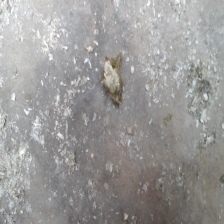
#> input picture dataset/raw/KGL_0059.jpg, 224 x 224 px; its folder holds only this picture in this run
$ python roi_otsu.py --image ../../dataset/raw/KGL_0059.jpg
#> lines starting #> are read from the running program, lines starting #| are printed output that depends on the picture; after the words box and inside, x2 and y2 are one past the last pixel; in counts of white or black regions, pixels touching at a corner belong together
### ROI/ROI 1-2/roi_core.py
"""Modul inti detektor ROI berbasis Threshold Otsu (5 tahap tunable) dan evaluasi setara calibrate_detector.py."""
from __future__ import annotations

import sys

sys.dont_write_bytecode = True

import argparse
import csv
import json
import time
from dataclasses import asdict, dataclass
from pathlib import Path
from typing import Any

import cv2
import numpy as np

ROOT = Path(__file__).resolve().parent.parent.parent
DETECTOR_DIR = ROOT / "dataset" / "detector"
RAW_DIR = ROOT / "dataset" / "raw"
SPLIT_CSV = ROOT / "dataset" / "split.csv"
COCO_JSON = ROOT / "dataset" / "annotations" / "master_cleaned.json"

Box = tuple[float, float, float, float]  # (x1, y1, x2, y2) dalam piksel


# ----------------------------------------------------------------------------
# Parameter Tunable (menggabungkan spesifikasi teman & 5 tahap saran Gemini)
# ----------------------------------------------------------------------------
@dataclass(frozen=True)
class ROIParams:
    # Tahap 1: Normalisasi warna (toggle on/off & pilihan metode)
    norm_mode: str = "none"        # "none" (off) | "gray_world" | "clahe"
    # Tahap 2: Konversi ruang warna & penghalusan (Gaussian blur)
    color_space: str = "gray"      # "gray" | "lab" | "hsv"
    channel: int = 0               # indeks kanal untuk lab (0=L,1=a,2=b) / hsv (0=H,1=S,2=V)
    blur_ksize: int = 5            # ukuran kernel Gaussian blur (ganjil: 3, 5, 7, ...; 0 = off)
    # Tahap 3: Segmentasi kasar Otsu
    invert: bool = False           # False = objek terang (THRESH_BINARY), True = objek gelap (THRESH_BINARY_INV)
    # Tahap 4: Operasi morfologi (Opening & Closing)
    open_ksize: int = 3            # ukuran kernel Opening untuk hapus bintik luar (ganjil; 0 = off)
    close_ksize: int = 5           # ukuran kernel Closing untuk tambal lubang objek (ganjil; 0 = off)
    # Tahap 5: Pencarian kontur & penambahan ruang (ukuran kontur minimum & padding)
    min_area: int = 100            # luas kontur minimum dalam piksel untuk menyaring sisa derau
    padding: int = 20              # margin tambahan (piksel) di keempat sisi kotak ROI


@dataclass
class ROIResult:
    boxes: list[Box]               # daftar kotak prediksi (kosong bila tidak ada kontur yang lolos)
    threshold: float               # nilai ambang Otsu yang terpilih otomatis
    stages: dict[str, np.ndarray]  # gambar hasil tiap tahap (terisi bila return_stages=True)


def _odd(k: int) -> int:
    """Pastikan ukuran kernel bernilai ganjil positif (atau 0 jika dimatikan)."""
    return k if k <= 0 or k % 2 == 1 else k + 1


# ----------------------------------------------------------------------------
# Tahap 1: Normalisasi Warna (sesuai Modul Bimbingan Tahap 3)
# ----------------------------------------------------------------------------
def normalize_color(img_bgr: np.ndarray, mode: str) -> np.ndarray:
    if mode == "none":
        return img_bgr
    if mode == "gray_world":
        f = img_bgr.astype(np.float32)
        means = f.reshape(-1, 3).mean(axis=0)
        return np.clip(f * (means.mean() / (means + 1e-6)), 0, 255).astype(np.uint8)
    if mode == "clahe":
        lab = cv2.cvtColor(img_bgr, cv2.COLOR_BGR2LAB)
        lab[..., 0] = cv2.createCLAHE(clipLimit=2.0, tileGridSize=(8, 8)).apply(lab[..., 0])
        return cv2.cvtColor(lab, cv2.COLOR_LAB2BGR)
    raise ValueError(f"norm_mode tidak dikenal: {mode}")


# ----------------------------------------------------------------------------
# Tahap 2a: Konversi Ruang Warna & Pemilihan Kanal
# ----------------------------------------------------------------------------
def select_channel(img_bgr: np.ndarray, color_space: str, channel: int) -> np.ndarray:
    if color_space == "gray":
        return cv2.cvtColor(img_bgr, cv2.COLOR_BGR2GRAY)
    if color_space == "lab":
        return cv2.cvtColor(img_bgr, cv2.COLOR_BGR2LAB)[..., channel]
    if color_space == "hsv":
        return cv2.cvtColor(img_bgr, cv2.COLOR_BGR2HSV)[..., channel]
    raise ValueError(f"color_space tidak dikenal: {color_space}")


# ----------------------------------------------------------------------------
# Pipeline 5 Tahap Deteksi ROI Otsu
# ----------------------------------------------------------------------------
def detect_roi(img_bgr: np.ndarray, p: ROIParams, return_stages: bool = False) -> ROIResult:
    h, w = img_bgr.shape[:2]
    st: dict[str, np.ndarray] = {}
    if return_stages:
        st["01_input"] = img_bgr.copy()

    # Tahap 1: Normalisasi warna (toggle on/off & metode)
    norm_img = normalize_color(img_bgr, p.norm_mode)
    if return_stages:
        st["02_norm"] = norm_img

    # Tahap 2: Konversi ruang warna/grayscale & penghalusan Gaussian blur
    ch = select_channel(norm_img, p.color_space, p.channel)
    if return_stages:
        st["03_channel"] = ch

    kb = _odd(p.blur_ksize)
    blur = cv2.GaussianBlur(ch, (kb, kb), 0) if kb > 0 else ch
    if return_stages:
        st["04_blur"] = blur

    # Tahap 3: Segmentasi kasar dengan Otsu (dengan opsi invert)
    flag = (cv2.THRESH_BINARY_INV if p.invert else cv2.THRESH_BINARY) + cv2.THRESH_OTSU
    thr, otsu = cv2.threshold(blur, 0, 255, flag)
    if return_stages:
        st["05_otsu"] = otsu

    # Tahap 4: Operasi morfologi berurutan (Opening lalu Closing)
    ko = _odd(p.open_ksize)
    if ko > 0:
        kern_o = cv2.getStructuringElement(cv2.MORPH_ELLIPSE, (ko, ko))
        opened = cv2.morphologyEx(otsu, cv2.MORPH_OPEN, kern_o)
    else:
        opened = otsu
    if return_stages:
        st["06_opening"] = opened

    kc = _odd(p.close_ksize)
    if kc > 0:
        kern_c = cv2.getStructuringElement(cv2.MORPH_ELLIPSE, (kc, kc))
        closed = cv2.morphologyEx(opened, cv2.MORPH_CLOSE, kern_c)
    else:
        closed = opened
    if return_stages:
        st["07_closing"] = closed

    # Tahap 5: Pencarian kontur terbesar, filter luas minimum, dan penambahan padding
    contours, _ = cv2.findContours(closed, cv2.RETR_EXTERNAL, cv2.CHAIN_APPROX_SIMPLE)
    valid = [c for c in contours if cv2.contourArea(c) >= p.min_area]

    boxes: list[Box] = []
    best_contour = None
    if valid:
        best_contour = max(valid, key=cv2.contourArea)
        x, y, bw, bh = cv2.boundingRect(best_contour)
        pad = max(0, int(p.padding))
        x1 = float(max(0, x - pad))
        y1 = float(max(0, y - pad))
        x2 = float(min(w, x + bw + pad))
        y2 = float(min(h, y + bh + pad))
        boxes.append((x1, y1, x2, y2))

    if return_stages:
        vis = img_bgr.copy()
        if best_contour is not None:
            cv2.drawContours(vis, [best_contour], -1, (0, 255, 255), 1)
        for bx in boxes:
            cv2.rectangle(vis, (int(bx[0]), int(bx[1])), (int(bx[2]), int(bx[3])), (0, 255, 0), 2)
        st["08_roi"] = vis

    return ROIResult(boxes=boxes, threshold=float(thr), stages=st)


# ----------------------------------------------------------------------------
# Pemuatan Dataset & Ground Truth (kompatibel dengan dataset/detector & calibrate_detector.py)
# ----------------------------------------------------------------------------
# [163 lines left out: functions iou_xyxy, coverage_xyxy, load_yolo_gt, load_split_dataset, evaluate, not called in this run]


# ----------------------------------------------------------------------------
# Visualisasi Tahap demi Tahap
# ----------------------------------------------------------------------------
def _label_tile(img: np.ndarray, title: str) -> np.ndarray:
    if img.ndim == 2:
        img = cv2.cvtColor(img, cv2.COLOR_GRAY2BGR)
    out = img.copy()
    cv2.rectangle(out, (0, 0), (out.shape[1], 18), (0, 0, 0), -1)
    cv2.putText(out, title, (4, 13), cv2.FONT_HERSHEY_SIMPLEX, 0.4, (255, 255, 255), 1, cv2.LINE_AA)
    return out


def make_montage(stages: dict[str, np.ndarray], gt_boxes: list[Box] | None = None, cols: int = 4) -> np.ndarray:
    """Menyusun 8 panel tahapan ke dalam satu gambar grid (2x4). Kotak GT digambar biru di panel 08_roi."""
    tiles: list[np.ndarray] = []
    for name, im in stages.items():
        tile = _label_tile(im, name)
        if name == "08_roi" and gt_boxes:
            for g in gt_boxes:
                cv2.rectangle(tile, (int(g[0]), int(g[1])), (int(g[2]), int(g[3])), (255, 0, 0), 2)
        tiles.append(tile)
    while len(tiles) % cols != 0:
        tiles.append(np.zeros_like(tiles[0]))
    grid_rows = [np.hstack(tiles[i : i + cols]) for i in range(0, len(tiles), cols)]
    return np.vstack(grid_rows)


# ----------------------------------------------------------------------------
# Runner CLI untuk roi_otsu.py
# ----------------------------------------------------------------------------
# [24 lines left out: function _apply_autocrop_to_dataset, not called in this run]


def run_detector(params: ROIParams) -> None:
    ap = argparse.ArgumentParser(description="Evaluasi dan visualisasi tahapan Detektor ROI Otsu")
    ap.add_argument("--split", default="test", choices=["train", "val", "test"], help="Subset evaluasi")
    ap.add_argument("--image", help="Jalankan pada 1 citra saja dan simpan tahapan visualnya")
    ap.add_argument("--n-stages", type=int, default=10, help="Jumlah citra yang disimpan per file tahap")
    ap.add_argument("--autocrop", action="store_true", help="Gunakan citra dari ROI/autocropping/images dan simpan ke output_autocrop/")
    ap.add_argument("--out", default=None, help="Folder keluaran")
    args = ap.parse_args()

    default_out = "output_autocrop" if args.autocrop else "output"
    out_dir = Path(args.out) if args.out else (Path(__file__).resolve().parent / default_out)
    (out_dir / "montage").mkdir(parents=True, exist_ok=True)

    if args.image:
        img_path = Path(args.image)
        img = cv2.imread(str(img_path))
#> img is the input picture: shape (224, 224, 3); mean B, G, R 151.9, 153.1, 154.4
        if img is None:
            raise FileNotFoundError(f"Citra tidak ditemukan: {img_path}")
        res = detect_roi(img, params, return_stages=True)
#> in normalize_color, `means = f.reshape(-1, 3).mean(axis=0)`: means = [151.9, 153.1, 154.4]
#> in select_channel, `return cv2.cvtColor(img_bgr, cv2.COLOR_BGR2HSV)[..., channel]`:
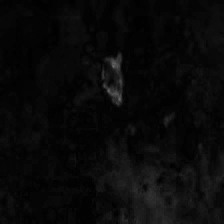
#> returned value: shape (224, 224); min 1, max 106, mean 9.1
#> in detect_roi, `thr, otsu = cv2.threshold(blur, 0, 255, flag)`:
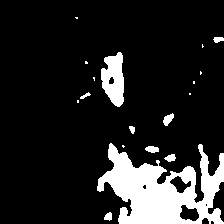
#> otsu: shape (224, 224); 13.9% white; 18 white regions (9 under 20 px), largest, box (x1, y1, x2, y2) and area: (97, 143, 224, 224) 5636, (101, 52, 124, 107) 892, (163, 113, 174, 126) 84
#> in detect_roi, `thr, otsu = cv2.threshold(blur, 0, 255, flag)`: thr = 15
#> in detect_roi, `closed = cv2.morphologyEx(opened, cv2.MORPH_CLOSE, kern_c)`:
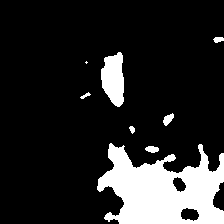
#> closed: shape (224, 224); 15.5% white; 8 white regions (1 under 20 px)
#> in detect_roi, `contours, _ = cv2.findContours(closed, cv2.RETR_EXTERNAL, cv2.CHAIN_AP..`: contours = 8 contours, 1 with area under 20; largest, box (x1, y1, x2, y2) and area: (97, 143, 224, 224) 6582, (101, 52, 124, 107) 880, (163, 113, 174, 126) 68, (145, 146, 159, 153) 58, (213, 37, 224, 43) 36, (129, 126, 135, 134) 23, (80, 92, 91, 99) 21
#> in detect_roi, `valid = [c for c in contours if cv2.contourArea(c) >= p.min_area]`: valid = 2 contours; box (x1, y1, x2, y2) and area: (97, 143, 224, 224) 6582, (101, 52, 124, 107) 880
#> in detect_roi, `best_contour = max(valid, key=cv2.contourArea)`: best_contour = contour of 251 points, box (x1, y1, x2, y2) (97, 143, 224, 224), area 6582
#> in detect_roi, `x, y, bw, bh = cv2.boundingRect(best_contour)`: x = 97; y = 143; bw = 127; bh = 81
#> in detect_roi, `x1 = float(max(0, x - pad))`: x1 = 97
#> in detect_roi, `y1 = float(max(0, y - pad))`: y1 = 143
#> in detect_roi, `x2 = float(min(w, x + bw + pad))`: x2 = 224
#> in detect_roi, `cv2.drawContours(vis, [best_contour], -1, (0, 255, 255), 1)`:
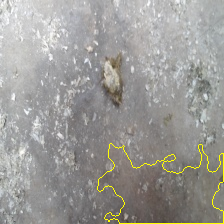
#> vis: shape (224, 224, 3); 1.05% of pixels changed, all inside (x1, y1, x2, y2) = (97, 143, 224, 224)
#> the loop in detect_roi, `for bx in boxes:` made 1 pass
#> after the loop in detect_roi, `for bx in boxes:`:
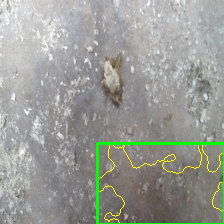
#> vis: shape (224, 224, 3); 1.64% of pixels changed, all inside (x1, y1, x2, y2) = (96, 142, 224, 224)
        cv2.imwrite(str(out_dir / "montage" / f"{img_path.stem}.png"), make_montage(res.stages))
#> after the loop in make_montage, `for name, im in stages.items():`:
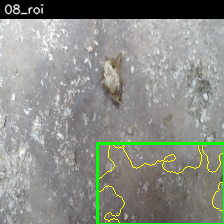
#> tile: shape (224, 224, 3); mean B, G, R 133.4, 140.5, 137.6
#> after the loop in make_montage, `for name, im in stages.items():`: tiles = 8 items
#> in make_montage, `grid_rows = [np.hstack(tiles[i : i + cols]) for i in range(0, len(tile..`: grid_rows = 2 items
#> in make_montage, `return np.vstack(grid_rows)`:
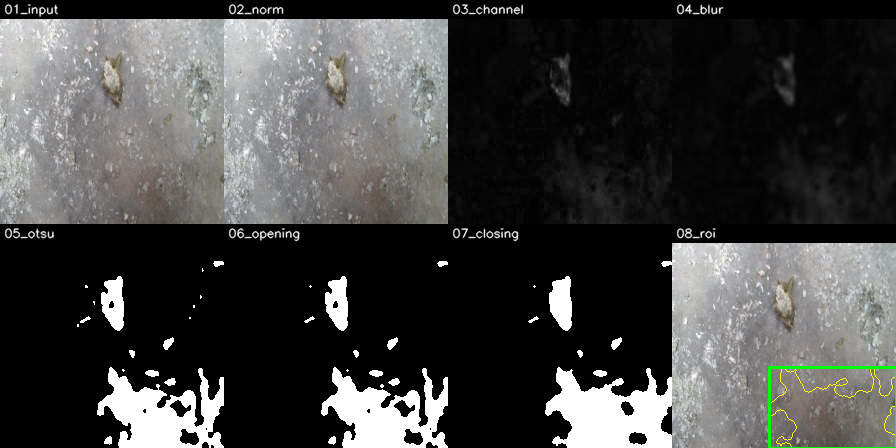
#> returned value: shape (448, 896, 3); mean of channels 0, 1, 2 67.3, 68.4, 68.2; drawn as B, G, R
        stage_dir = out_dir / "stages" / img_path.stem
        stage_dir.mkdir(parents=True, exist_ok=True)
        for sname, simg in res.stages.items():
            cv2.imwrite(str(stage_dir / f"{sname}.png"), simg)
#> this loop made 8 passes
#> sname on passes 1 to 8: '01_input', '02_norm', '03_channel', '04_blur', '05_otsu', '06_opening', '07_closing', '08_roi'
        return

    dataset = load_split_dataset(args.split)
    if args.autocrop:
        dataset = _apply_autocrop_to_dataset(dataset)
    metrics, rows = evaluate(params, dataset, collect=True)

    # Simpan gambar montage (seluruh citra pada split) dan file terpisah per tahap (n_stages citra)
    for idx, (stem, img, gt) in enumerate(dataset):
        res = detect_roi(img, params, return_stages=True)
        cv2.imwrite(str(out_dir / "montage" / f"{stem}.png"), make_montage(res.stages, gt))
        if idx < args.n_stages:
            sdir = out_dir / "stages" / stem
            sdir.mkdir(parents=True, exist_ok=True)
            for sname, simg in res.stages.items():
                cv2.imwrite(str(sdir / f"{sname}.png"), simg)

    with open(out_dir / "per_image.csv", "w", newline="", encoding="utf-8") as f:
        w = csv.writer(f)
        w.writerow(["image_id", "iou", "coverage", "roi_frac", "n_pred", "n_gt", "ms", "pred_box", "gt_boxes"])
        for r in sorted(rows, key=lambda x: x["iou"]):
            w.writerow([
                r["image_id"],
                f"{r['iou']:.4f}",
                f"{r['coverage']:.4f}",
                f"{r['roi_frac']:.4f}",
                r["n_pred"],
                r["n_gt"],
                f"{r['ms']:.2f}",
                r["pred_box"],
                r["gt_boxes"],
            ])

    summary = {"split": args.split, "params": asdict(params), "metrics": metrics}
    (out_dir / f"{args.split}_results.json").write_text(json.dumps(summary, indent=2), encoding="utf-8")
    print(json.dumps(summary, indent=2))

### ROI/ROI 1-2/roi_otsu.py
"""Implementasi Detektor ROI Ekskreta berbasis Threshold Otsu (5 Tahap Tunable).

Parameter di bawah merupakan hasil tuning terbaik pada subset validasi (lihat ROI/output/thresholds.json)
dan dapat diubah langsung di variabel PARAMS untuk eksperimen manual.

Pemakaian:
    python ROI/roi_otsu.py                             # evaluasi subset test + simpan gambar tiap tahap
    python ROI/roi_otsu.py --split val                 # evaluasi subset validasi
    python ROI/roi_otsu.py --image dataset/raw/KGL_0020.jpg
"""
from __future__ import annotations

import sys

sys.dont_write_bytecode = True

from roi_core import ROIParams, run_detector

# Parameter tunable untuk ke-5 tahap deteksi ROI Otsu
PARAMS = ROIParams(
    # Tahap 1: Normalisasi warna ("none" [off], "gray_world", atau "clahe")
    norm_mode="gray_world",
    # Tahap 2: Konversi ruang warna ("gray", "lab", "hsv") & ukuran kernel Gaussian blur
    color_space="hsv",
    channel=1,              # kanal 1 pada HSV = Saturation (S)
    blur_ksize=7,           # kernel Gaussian blur 7x7
    # Tahap 3: Segmentasi kasar dengan Otsu (invert False / True)
    invert=False,
    # Tahap 4: Operasi morfologi berurutan (Opening lalu Closing)
    open_ksize=3,           # kernel Opening 3x3 (hapus bintik kecil di luar objek)
    close_ksize=9,          # kernel Closing 9x9 (tambal lubang di dalam ekskreta)
    # Tahap 5: Pencarian kontur terbesar, luas minimum, dan penambahan ruang (padding)
    min_area=100,           # luas kontur minimum dalam piksel
    padding=0,              # margin tambahan dalam piksel di keempat sisi kotak (misal 0, 10, 20)
)

if __name__ == "__main__":
    run_detector(PARAMS)

$ run again, on dataset/raw/KGL_0265.jpg
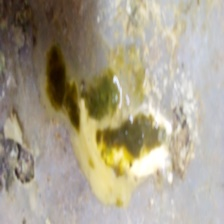
#> input picture dataset/raw/KGL_0265.jpg, 224 x 224 px
#> in run_detector, img is the input picture: shape (224, 224, 3); mean B, G, R 140.8, 160.3, 168.8
#> means = [140.8, 160.3, 168.8]
#> in detect_roi, `thr, otsu = cv2.threshold(blur, 0, 255, flag)`:
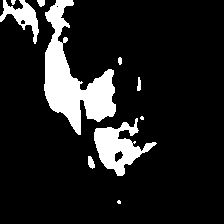
#> otsu: shape (224, 224); 12.8% white; 10 white regions (3 under 20 px), largest, box (x1, y1, x2, y2) and area: (44, 0, 116, 135) 3979, (94, 118, 157, 176) 1590, (0, 0, 39, 44) 641
#> thr = 97
#> opened: shape (224, 224); 12.7% white; 11 white regions (3 under 20 px), largest, box (x1, y1, x2, y2) and area: (44, 0, 116, 135) 3946, (94, 118, 157, 176) 1582, (0, 0, 39, 43) 633
#> closed: shape (224, 224); 14.3% white; 4 white regions (1 under 20 px)
#> contours = 4 contours, 2 with area under 20; largest, box (x1, y1, x2, y2) and area: (0, 0, 157, 176) 6700, (137, 79, 141, 91) 24
#> valid = 1 contour; box (x1, y1, x2, y2) and area: (0, 0, 157, 176) 6700
#> best_contour = contour of 433 points, box (x1, y1, x2, y2) (0, 0, 157, 176), area 6700
#> x = 0; bw = 157; bh = 176
#> x1 = 0
#> x2 = 157
#> y2 = 176
#> the loop in detect_roi, `for bx in boxes:` made 1 pass
#> after the loop in make_montage, `for name, im in stages.items():`: tiles = 8 items
#> grid_rows = 2 items
#> in make_montage, `return np.vstack(grid_rows)`:
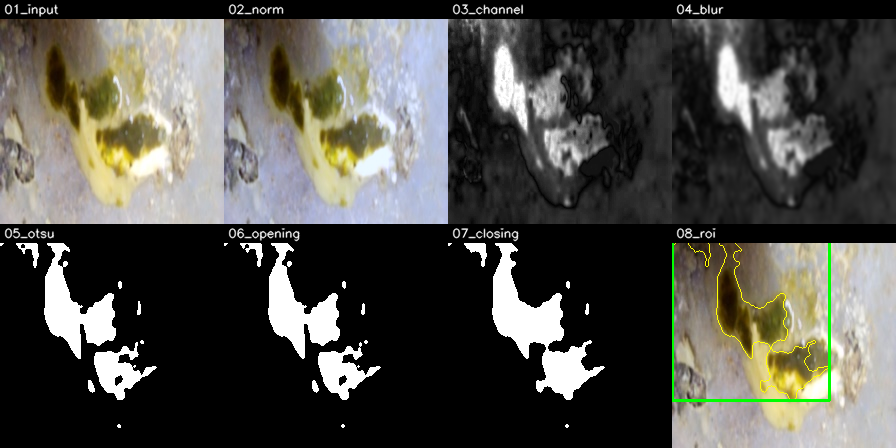
#> returned value: shape (448, 896, 3); mean of channels 0, 1, 2 73.8, 79.5, 80.5; drawn as B, G, R
#> the loop in run_detector, `for sname, simg in res.stages.items():` made 8 passes
#> sname on passes 1 to 8: '01_input', '02_norm', '03_channel', '04_blur', '05_otsu', '06_opening', '07_closing', '08_roi'

$ run again, on dataset/raw/KGL_0303.jpg
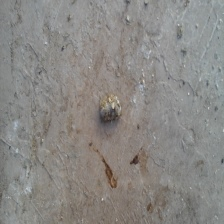
#> input picture dataset/raw/KGL_0303.jpg, 224 x 224 px
#> in run_detector, img is the input picture: shape (224, 224, 3); mean B, G, R 132.5, 135.7, 137.9
#> means = [132.5, 135.7, 137.9]
#> in detect_roi, `thr, otsu = cv2.threshold(blur, 0, 255, flag)`:
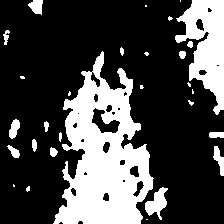
#> otsu: shape (224, 224); 28.2% white; 29 white regions (13 under 20 px), largest, box (x1, y1, x2, y2) and area: (53, 51, 154, 224) 9581, (175, 0, 224, 115) 3086, (145, 187, 168, 220) 381
#> thr = 18
#> opened: shape (224, 224); 28.1% white; 24 white regions (8 under 20 px), largest, box (x1, y1, x2, y2) and area: (53, 51, 154, 224) 9564, (175, 0, 224, 115) 3081, (145, 187, 168, 220) 379
#> closed: shape (224, 224); 31.3% white; 16 white regions (5 under 20 px)
#> contours = 16 contours, 6 with area under 20; largest, box (x1, y1, x2, y2) and area: (50, 51, 168, 224) 11180, (168, 0, 224, 115) 3344, (213, 146, 224, 176) 152, (28, 0, 43, 14) 138, (9, 119, 20, 139) 122
#> valid = 5 contours; box (x1, y1, x2, y2) and area: (50, 51, 168, 224) 11180, (168, 0, 224, 115) 3344, (213, 146, 224, 176) 152, (28, 0, 43, 14) 138, (9, 119, 20, 139) 122
#> best_contour = contour of 369 points, box (x1, y1, x2, y2) (50, 51, 168, 224), area 11180
#> x = 50; y = 51; bw = 118; bh = 173
#> x1 = 50
#> y1 = 51
#> x2 = 168
#> y2 = 224
#> the loop in detect_roi, `for bx in boxes:` made 1 pass
#> after the loop in make_montage, `for name, im in stages.items():`: tiles = 8 items
#> grid_rows = 2 items
#> in make_montage, `return np.vstack(grid_rows)`:
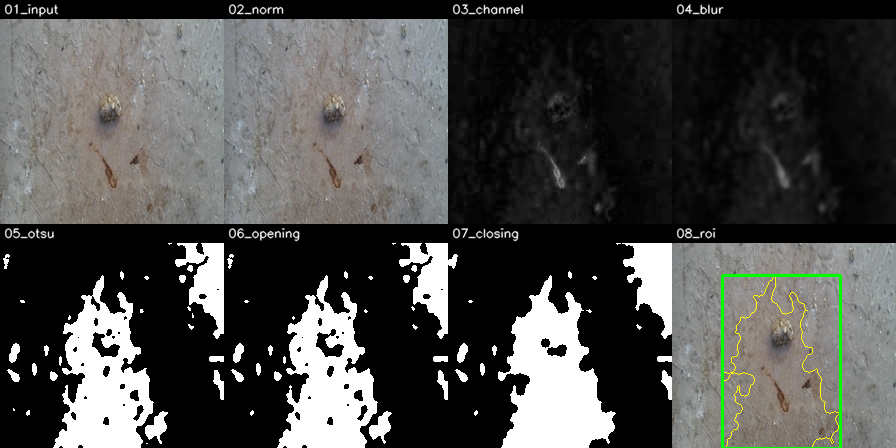
#> returned value: shape (448, 896, 3); mean of channels 0, 1, 2 75.1, 77.2, 76.9; drawn as B, G, R
#> the loop in run_detector, `for sname, simg in res.stages.items():` made 8 passes
#> sname on passes 1 to 8: '01_input', '02_norm', '03_channel', '04_blur', '05_otsu', '06_opening', '07_closing', '08_roi'

$ run again, on dataset/raw/healthy-13_jpg.rf.tmlqIOpjLJyvhkpmP9iR.jpg
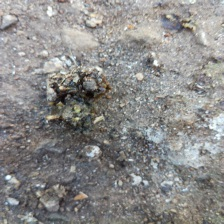
#> input picture dataset/raw/healthy-13_jpg.rf.tmlqIOpjLJyvhkpmP9iR.jpg, 224 x 224 px
#> in run_detector, img is the input picture: shape (224, 224, 3); mean B, G, R 137, 138.5, 139.3
#> means = [137, 138.5, 139.3]
#> otsu: shape (224, 224); 16.8% white; 117 white regions (62 under 20 px), largest, box (x1, y1, x2, y2) and area: (35, 69, 117, 143) 2933, (141, 125, 184, 166) 702, (167, 204, 206, 224) 551
#> thr = 22
#> opened: shape (224, 224); 16.1% white; 93 white regions (44 under 20 px), largest, box (x1, y1, x2, y2) and area: (39, 69, 117, 143) 2906, (141, 125, 184, 166) 692, (167, 204, 206, 224) 549
#> closed: shape (224, 224); 20.4% white; 55 white regions (24 under 20 px)
#> contours = 55 contours, 30 with area under 20; largest, box (x1, y1, x2, y2) and area: (31, 69, 117, 153) 3674, (18, 151, 96, 224) 1138, (142, 204, 224, 224) 1034, (141, 125, 184, 173) 796, (0, 157, 26, 213) 668
#> valid = 10 contours; largest, box (x1, y1, x2, y2) and area: (31, 69, 117, 153) 3674, (18, 151, 96, 224) 1138, (142, 204, 224, 224) 1034, (141, 125, 184, 173) 796, (0, 157, 26, 213) 668
#> best_contour = contour of 219 points, box (x1, y1, x2, y2) (31, 69, 117, 153), area 3674
#> x = 31; y = 69; bw = 86; bh = 84
#> x1 = 31
#> y1 = 69
#> x2 = 117
#> y2 = 153
#> the loop in detect_roi, `for bx in boxes:` made 1 pass
#> after the loop in make_montage, `for name, im in stages.items():`: tiles = 8 items
#> grid_rows = 2 items
#> in make_montage, `return np.vstack(grid_rows)`:
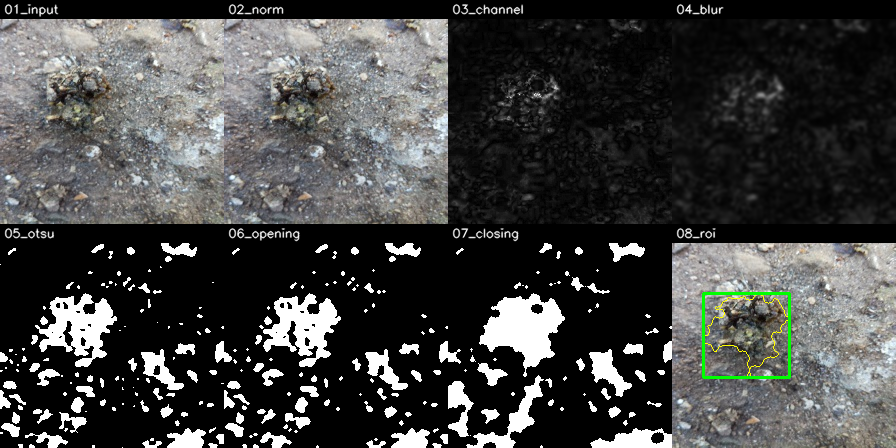
#> returned value: shape (448, 896, 3); mean of channels 0, 1, 2 66.8, 67.9, 67.4; drawn as B, G, R
#> the loop in run_detector, `for sname, simg in res.stages.items():` made 8 passes
#> sname on passes 1 to 8: '01_input', '02_norm', '03_channel', '04_blur', '05_otsu', '06_opening', '07_closing', '08_roi'
